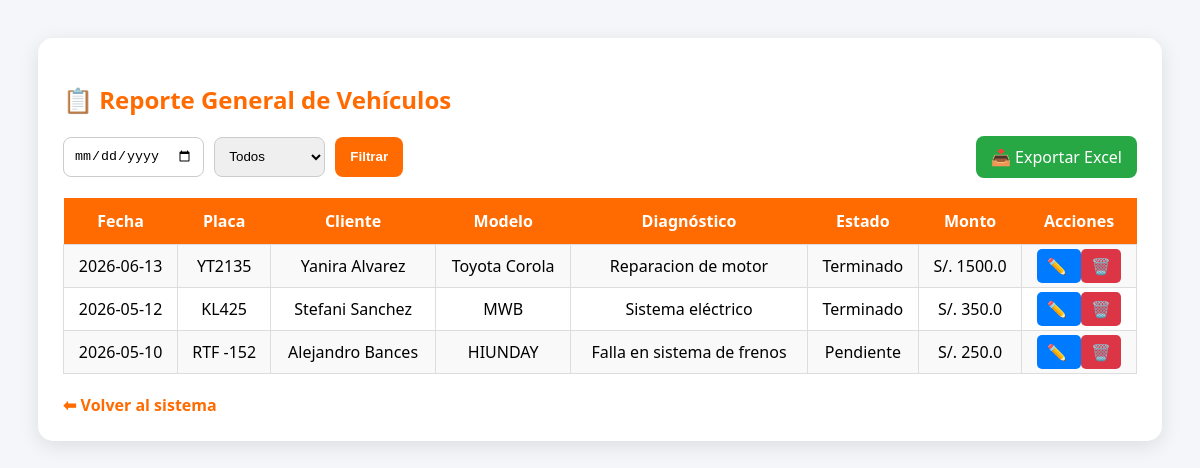
/reporte_general (signed in), run on the app's committed database.
### tables this page shows
CREATE TABLE vehiculos(
    id INTEGER PRIMARY KEY AUTOINCREMENT,
    fecha TEXT,
    placa TEXT,
    cliente TEXT,
    modelo TEXT,
    diagnostico TEXT,
    estado TEXT,
    monto REAL
);

### app.py (the view)
@app.route("/reporte_general")
def reporte_general():
    if not session.get("logueado"):
        return redirect("/login")
    fecha = request.args.get("fecha", "")
    mes = request.args.get("mes", "")
    cliente = request.args.get("cliente", "")
    conn = conectar()
    cursor = conn.cursor()
    query = """
        SELECT id, fecha, placa, cliente, modelo, diagnostico, estado, monto
        FROM vehiculos
        WHERE 1=1
    """
    params = []
    if fecha:
        query += " AND fecha = ?"
        params.append(fecha)
    if mes:
        query += " AND substr(fecha, 1, 7) = ?"
        params.append(mes)
    if cliente:
        query += " AND cliente LIKE ?"
        params.append("%" + cliente + "%")
    query += " ORDER BY fecha DESC, id DESC"
    cursor.execute(query, params)
    datos = cursor.fetchall()
    conn.close()
    return render_template(
        "reporte_general.html",
        datos=datos,
        fecha=fecha,
        mes=mes,
        cliente=cliente
    )

### app.py (called while the page is built)
def conectar():
    return sqlite3.connect("taller.db")

### templates/reporte_general.html (shortened to what this page needs)
<!DOCTYPE html>
<html lang="es">
<head>
</head>
<body>
<div class="contenedor">
<h2>📋 Reporte General de Vehículos</h2>
<div class="acciones-superiores">
<form method="POST">
<input
    type="date"
    name="fecha"
    value="{{ fecha if fecha else '' }}"
>
<select name="estado">
    <option value="">Todos</option>
</select>
<button
    type="submit"
    class="btn-filtrar"
>
    Filtrar
</button>
</form>
<a
href="/exportar_excel"
class="btn-excel">
📥 Exportar Excel </a>
</div>
<table>
<tr>
<th>Fecha</th>
<th>Placa</th>
<th>Cliente</th>
<th>Modelo</th>
<th>Diagnóstico</th>
<th>Estado</th>
<th>Monto</th>
<th>Acciones</th>
</tr>
{% for fila in datos %}
<tr>
<td>{{ fila[1] }}</td>
<td>{{ fila[2] }}</td>
<td>{{ fila[3] }}</td>
<td>{{ fila[4] }}</td>
<td>{{ fila[5] }}</td>
<td>{{ fila[6] }}</td>
<td>S/. {{ fila[7] }}</td>
<td>
    <a
    href="/editar/{{ fila[0] }}"
    class="btn-editar">
    ✏️
    </a>
    <a
    href="/eliminar/{{ fila[0] }}"
    class="btn-eliminar"
    onclick="return confirm('¿Eliminar este registro?')">
    🗑️
    </a>
</td>
</tr>
{% endfor %}
</table>
<a href="/" class="volver">
⬅ Volver al sistema
</a>
</div>
</body>
</html>

### templates/reporte_general.html (style rules this page uses)
body { font-family:'Segoe UI',sans-serif; background:#f4f6f9; padding:30px; }
.contenedor { background:white; padding:25px; border-radius:15px; box-shadow:0 5px 20px rgba(0,0,0,.1); }
h2 { color:#ff6b00; margin-bottom:20px; }
.acciones-superiores { display:flex; justify-content:space-between; align-items:center; margin-bottom:20px; flex-wrap:wrap; gap:10px; }
form { display:flex; gap:10px; flex-wrap:wrap; }
input, select { padding:10px; border:1px solid #ccc; border-radius:8px; }
button { padding:10px 15px; border:none; border-radius:8px; cursor:pointer; font-weight:bold; }
.btn-filtrar { background:#ff6b00; color:white; }
.btn-excel { background:#28a745; color:white; text-decoration:none; padding:10px 15px; border-radius:8px; }
table { width:100%; border-collapse:collapse; margin-top:20px; }
th { background:#ff6b00; color:white; padding:12px; }
td { padding:10px; border:1px solid #ddd; text-align:center; }
tr:nth-child(even) { background:#f9f9f9; }
.btn-editar { background:#007bff; color:white; padding:6px 10px; border-radius:5px; text-decoration:none; }
.btn-eliminar { background:#dc3545; color:white; padding:6px 10px; border-radius:5px; text-decoration:none; }
.volver { display:inline-block; margin-top:20px; text-decoration:none; color:#ff6b00; font-weight:bold; }

### data on the page
vehiculos: fecha "2026-06-13", placa "YT2135", cliente "Yanira Alvarez", modelo "Toyota Corola", diagnostico "Reparacion de motor", estado "Terminado", monto "1500.0"
vehiculos: fecha "2026-05-12", placa "KL425", cliente "Stefani Sanchez", modelo "MWB", diagnostico "Sistema eléctrico", estado "Terminado", monto "350.0"
vehiculos: fecha "2026-05-10", placa "RTF -152", cliente "Alejandro Bances", modelo "HIUNDAY", diagnostico "Falla en sistema de frenos", estado "Pendiente", monto "250.0"
